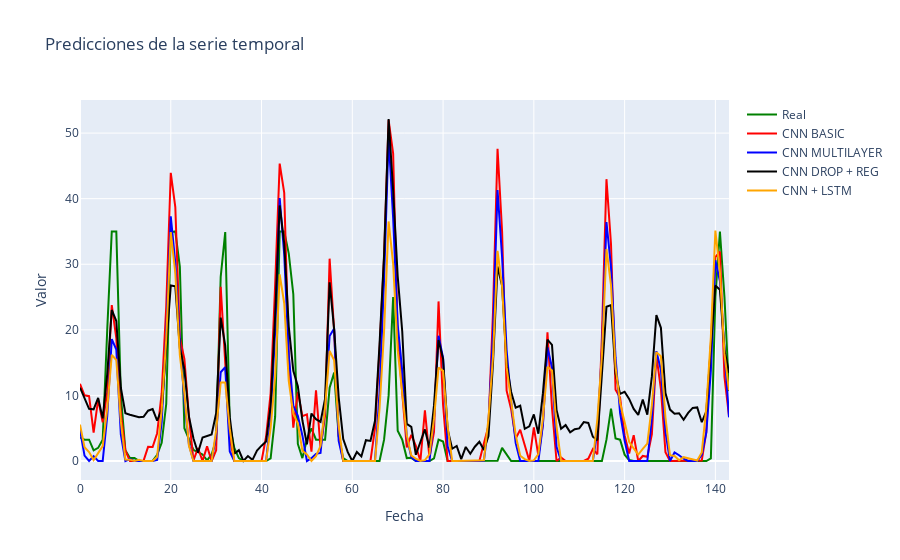

Notebook source saved alongside this figure:
### Code cell
import plotly.graph_objs as go
from plotly.subplots import make_subplots

# Crear la figura
fig = make_subplots(rows=1, cols=1)

# Agregar las líneas de datos
fig.add_trace(go.Scatter(x=list(range(len(y_val.flatten()))), y=y_val.flatten(), mode='lines', name='Real', line=dict(color='green')))
fig.add_trace(go.Scatter(x=list(range(len(y_pred_basic.flatten()))), y=y_pred_basic.flatten(), mode='lines', name='CNN BASIC', line=dict(color='red')))
fig.add_trace(go.Scatter(x=list(range(len(y_pred_multi.flatten()))), y=y_pred_multi.flatten(), mode='lines', name='CNN MULTILAYER', line=dict(color='blue')))
fig.add_trace(go.Scatter(x=list(range(len(y_pred_drop.flatten()))), y=y_pred_drop.flatten(), mode='lines', name='CNN DROP + REG', line=dict(color='black')))
fig.add_trace(go.Scatter(x=list(range(len(y_pred_cnn_lstm.flatten()))), y=y_pred_cnn_lstm.flatten(), mode='lines', name='CNN + LSTM', line=dict(color='orange')))

# Actualizar el diseño del gráfico
fig.update_layout(title='Predicciones de la serie temporal', xaxis_title='Fecha', yaxis_title='Valor')

# Mostrar el gráfico
fig.show()

### Figure 1 — Plotly figure (JSON) as saved in the notebook; plotly's stock layout.template omitted (floating-point values rounded to 4 significant figures; data arrays with more than 128 entries replaced by an {"elided": "..."} marker saying what was removed)
{"data": [{"line": {"color": "green"}, "mode": "lines", "name": "Real", "type": "scatter", "x": {"elided": "144 int values"}, "y": {"elided": "144 float values"}}, {"line": {"color": "red"}, "mode": "lines", "name": "CNN BASIC", "type": "scatter", "x": {"elided": "144 int values"}, "y": {"elided": "144 float values"}}, {"line": {"color": "blue"}, "mode": "lines", "name": "CNN MULTILAYER", "type": "scatter", "x": {"elided": "144 int values"}, "y": {"elided": "144 float values"}}, {"line": {"color": "black"}, "mode": "lines", "name": "CNN DROP + REG", "type": "scatter", "x": {"elided": "144 int values"}, "y": {"elided": "144 float values"}}, {"line": {"color": "orange"}, "mode": "lines", "name": "CNN + LSTM", "type": "scatter", "x": {"elided": "144 int values"}, "y": {"elided": "144 float values"}}], "layout": {"title": {"text": "Predicciones de la serie temporal"}, "xaxis": {"anchor": "y", "domain": [0, 1], "title": {"text": "Fecha"}}, "yaxis": {"anchor": "x", "domain": [0, 1], "title": {"text": "Valor"}}}}
